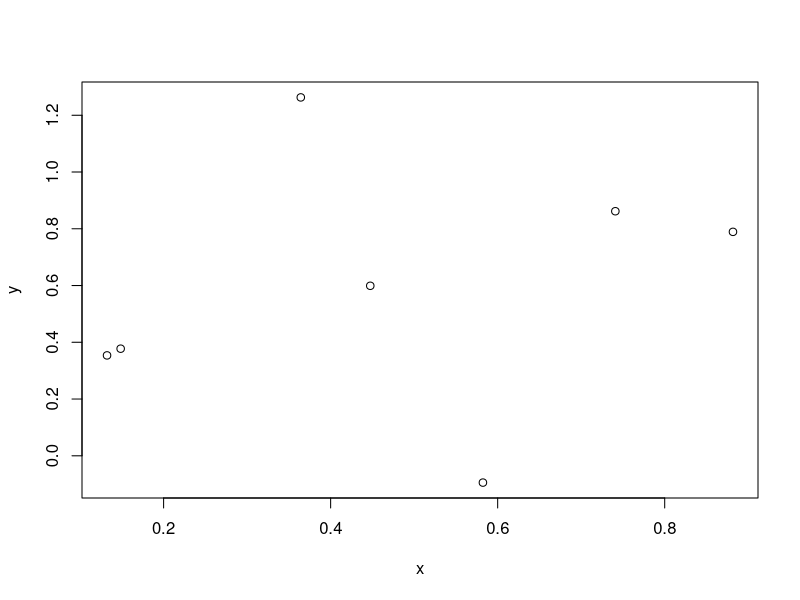

Here is the R script that generated this plot: (Note: this script raises an error after producing the figure.)


f <- function(x) {abs(sin(2*pi*x^1.3))^1.3}
# f <- function(x) sin(2*pi*x)
d <- 1
n <- 7
x <- lhs::randomLHS(n=n,k=d)
noisesd <- 1e-1
y <- f(x) + rnorm(n,0, noisesd)
plot(x,y)
# y
system.time({gp <- GauPro_kernel_model$new(X=x, Z=y, kernel = Matern52$new(D=d), verbose = 5)})
# system.time({gp <- GauPro_kernel_model$new(X=x, Z=y, kernel = Gaussian$new(D=d), verbose = 5, restarts = 0)})
plot(gp)
gp$plot1D()
gp$cool1Dplot()
gp$pred(matrix(c(.1,.2,.3,.4,.5), ncol=1), se.fit = T, mean_dist = T)
gp$pred(matrix(c(.1,.2,.3,.4,.5), ncol=1), se.fit = T, mean_dist = F)
curve(gp$EI(matrix(x,ncol=1)) %>% {./(max(.)-min(.))}, add=T, col=3)
gp$EI(matrix(seq(0,1,l=101),ncol=1)) %T>% plot %>% summary
gp$maxqEI(5)

# Run EI
for (i in 1:15) {
  x.ei <- gp$maxEI(lower=0, upper=1)
  gp$update(Xnew=x.ei, Znew=f(x.ei) + rnorm(1,0, noisesd))
  gp$cool1Dplot()
}
